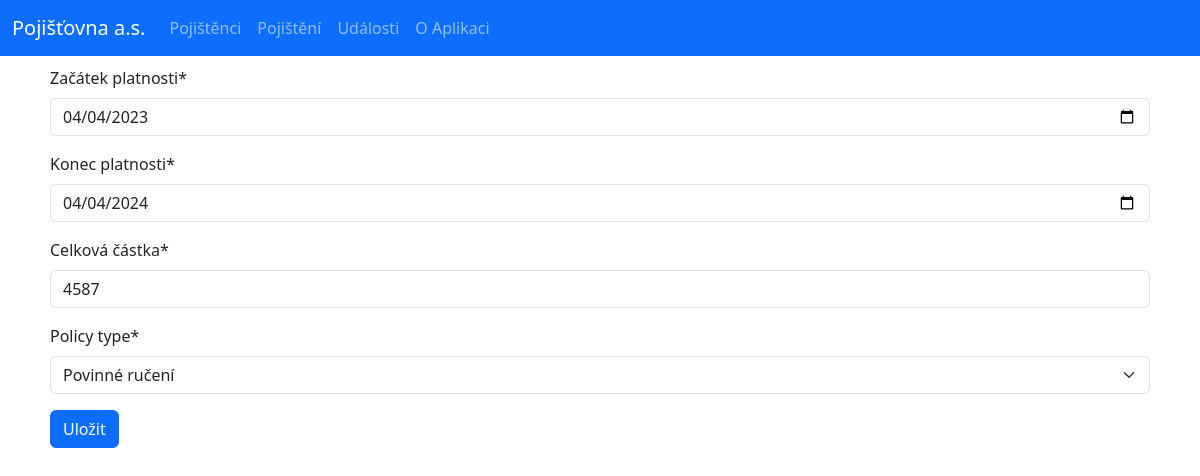
/update-insurance-policy/11/, run on an earlier commit of the app's database.
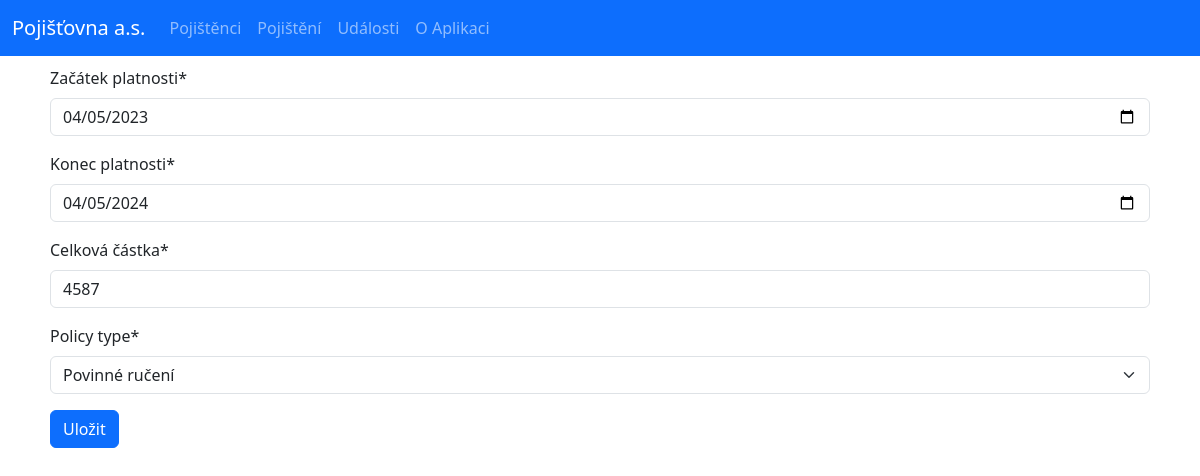
And on a later commit of the database.
### base/models.py (models this page shows, shortened)
class InsurancePolicy(models.Model):
    holder = models.ForeignKey(Policyholder, on_delete=models.CASCADE)
    effective_date = models.DateField("Začátek platnosti")
    expire_date = models.DateField("Konec platnosti")
    total_amount = models.IntegerField("Celková částka")
    policy_type = models.CharField("Druh pojištění", max_length=50)
    class Meta:
        ordering = ['expire_date']

### base/views.py (the view)
# urls.py: path('update-insurance-policy/<str:pk>/', views.update_insurance_policy, name="update-insurance-policy"),
def update_insurance_policy(request, pk):
    insurance_policy = InsurancePolicy.objects.get(id=pk)
    form = InsurancePolicyForm(instance=insurance_policy)  # Fills the form with insurance_policy instance data
    if request.method == 'POST':
        form = InsurancePolicyForm(request.POST, instance=insurance_policy)
        if form.is_valid():
            form.save()
            messages.success(request, 'Pojištění bylo aktualizováno.')
            return redirect('policyholder-detail', insurance_policy.holder.id)
    context = {'form': form}
    return render(request, 'base/input_form.html', context)

### base/forms.py
class InsurancePolicyForm(ModelForm):
    policy_type = ChoiceField(choices=POLICY_TYPE_CHOICES)
    class Meta:
        model = InsurancePolicy
        fields = '__all__'
        exclude = ['holder']
        widgets = {
            'effective_date': MyDateInput(),
            'expire_date': MyDateInput()
        }

### base/templates/base/input_form.html (shortened to what this page needs)
{% extends 'main.html' %}
{% load crispy_forms_tags %}
{% block content %}
<main class="content">
<div>
    <form method="POST" action="">
        {{form|crispy}}
        <input type="submit" value="Uložit" class="btn btn-primary">
    </form>
</div>
</main>
{% endblock %}

What changed in the data, as far as the page shows it:
changed InsurancePolicy "Povinné ručení": effective_date "04/04/2023" → "04/05/2023"; expire_date "04/04/2024" → "04/05/2024"
